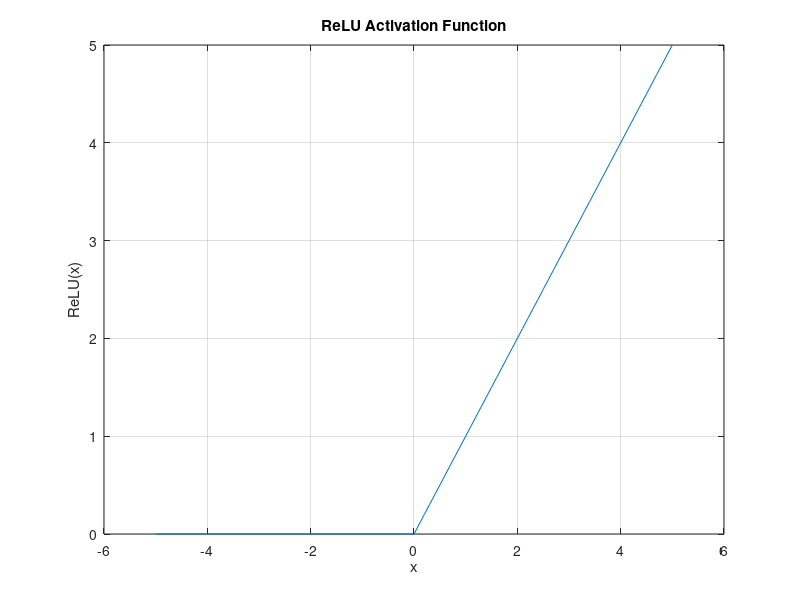

Here is the MATLAB script that generated this plot:
clc; % Clear the command window
clear all; % Clear all variables from the workspace
close all; % Close all figure windows

% Define the range of x values from -5 to 5 with a step of 0.1
x = -5:0.1:5;

% Uncomment the next two lines to plot the hyperbolic tangent function
% y_tanh = tanh(x); % Compute the hyperbolic tangent of each x value
% plot(x, y_tanh); % Plot y_tanh against x

% Uncomment the next two lines to plot the sigmoid function
% y_sigmoid = 1 ./ (1 + exp(-x)); % Compute the sigmoid function
% plot(x, y_sigmoid); % Plot y_sigmoid against x

% Compute the ReLU (Rectified Linear Unit) activation function
y_relu = max(0, x); % ReLU function outputs the maximum of 0 and x

% Plot the ReLU function
plot(x, y_relu); % Plot y_relu against x
title('ReLU Activation Function'); % Add a title to the plot
xlabel('x'); % Label the x-axis
ylabel('ReLU(x)'); % Label the y-axis
grid on; % Enable the grid for better readability
